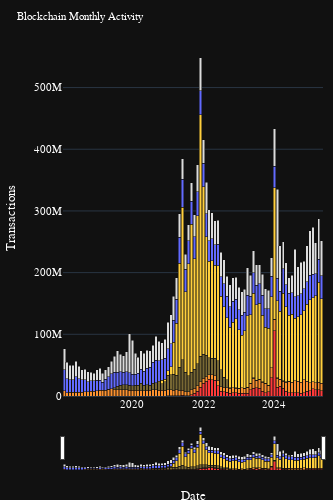

The code cell stored with this chart in its notebook:
### Code cell
# Create the figure
fig1m = px.bar(
    web3_tx,
    x='date',
    y='tx_count',
    color='chain',
    custom_data=['chain', 'tx_count', 'pct_of_total'],
    title='Blockchain Monthly Activity',
    labels={
        'date': 'Date',
        'tx_count': 'Transactions',
        'chain': 'Blockchain',
    },
    color_discrete_map={
        'bitcoin': '#FC922F',  # Bitcoin Orange
        'ethereum': '#626AFF',  # Ethereum Blue
        'bnb_smart': '#FFCF3D',  # Binance Yellow
        'bnb_beacon': '#786834',  # Binance Yellow
        'ripple': '#DCDCDC',  # Ripple Grey
        'avalanche': '#FF3A3A',  # Avalanche Red
    },
   
)

# Update traces showing chain, individual transactions, and total transactions
fig1m.update_traces(
    hovertemplate="<b>%{customdata[0]}</b><br>" +
                  "Transactions: %{customdata[1]:,.0f}<br>" +
                  "Share: %{customdata[2]:.2f}%<br>" +
                  "<extra></extra>"
)

fig1m.update_layout(
    template="plotly_dark",              # inherit base dark theme 
        hovermode="closest",
        dragmode="pan",
        title=dict(font=dict(size=11, color='white'), xanchor="left"),
        hoverlabel=dict(font=dict(family="IBM Plex Sans", size=12)),
        font=dict(size=11, family="IBM Plex Sans", color="white"),
        legend=dict(yanchor="top", y=0.99, xanchor="left", x=1.05),
        margin=dict(l=10, r=10, t=40, b=10),
        yaxis=dict(title="Transactions"),
        xaxis=dict(rangeslider=dict(visible=True, thickness=0.1), type="date"),
        height=500, width=333,
        showlegend=False,
        barmode='stack',
        bargap=0.1,
)

# Show the plot
fig1m.show(config={
    'displayModeBar': True,
    'displaylogo': False,
    'modeBarButtonsToAdd': ['fullscreen']
})


# get the full HTML as a string, with Plotly.js from CDN
fig1html = fig1m.to_html(include_plotlyjs="cdn", full_html=True)

# inject the Google Fonts link right after <head>
font_link = '<link href="https://fonts.googleapis.com/css2?family=IBM+Plex+Sans&display=swap" rel="stylesheet">'
fig1html = fig1html.replace("<head>", f"<head>\n    {font_link}")

# save the HTML to a file
with open("plots/html/blockchain_activity_mobile.html", "w") as f:
    f.write(fig1html)
